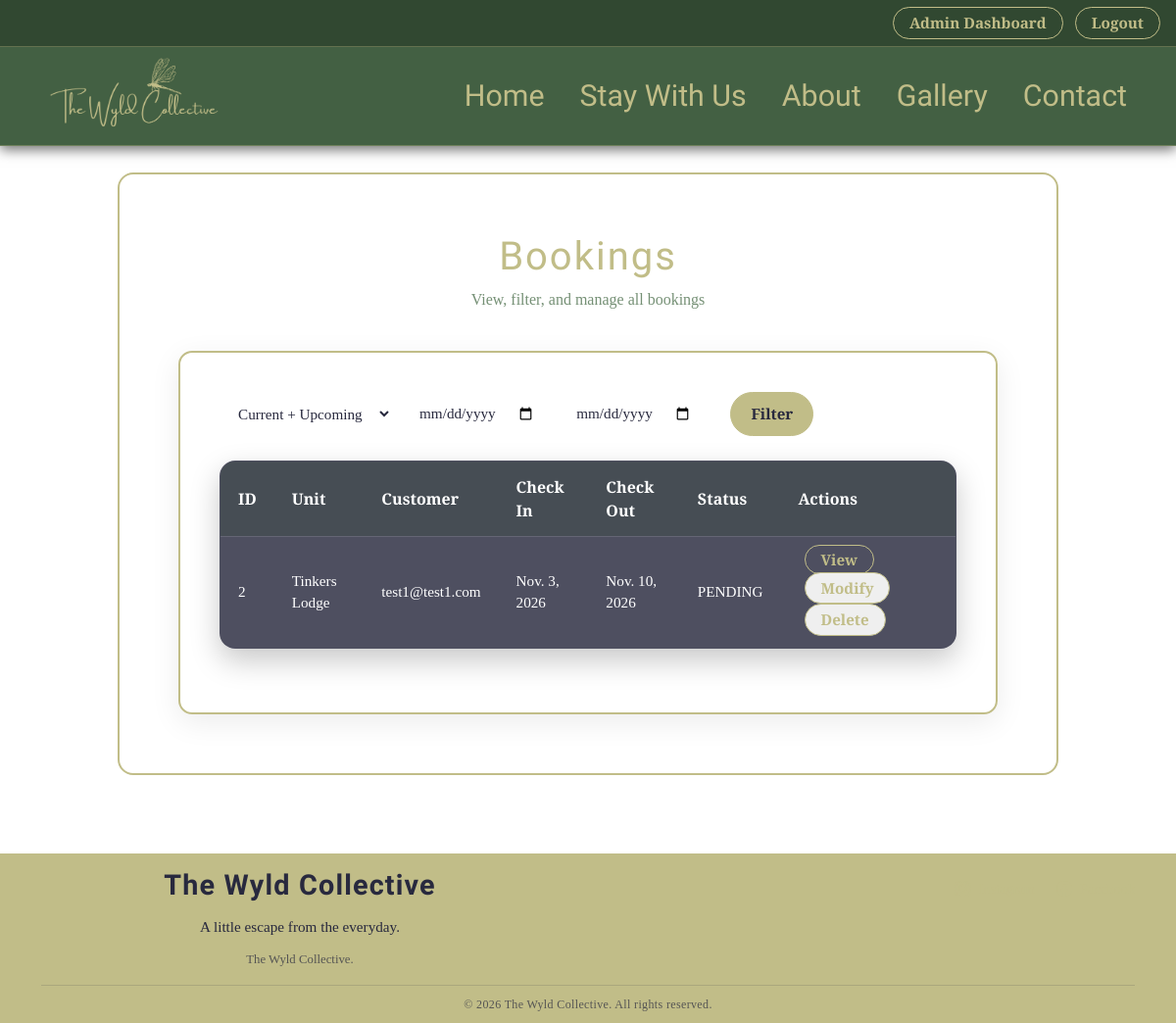
Page /adminpanel/bookings/ (signed in) on the committed database.
### bookings/models.py (models this page shows, shortened)
class Booking(models.Model):
    STATUS_CHOICES = [
        ("PENDING", "Pending"),
        ("CONFIRMED", "Confirmed"),
        ("CANCELLED", "Cancelled"),
        ("COMPLETED", "Completed"),
    ]
    customer = models.ForeignKey(User, on_delete=models.CASCADE)
    unit = models.ForeignKey(Unit, on_delete=models.CASCADE)
    check_in_date = models.DateField()
    check_out_date = models.DateField()
    adults = models.PositiveIntegerField(default=1)
    children = models.PositiveIntegerField(default=0)
    infants = models.PositiveIntegerField(default=0)
    dogs = models.PositiveIntegerField(default=0)
    dog_surcharge = models.DecimalField(max_digits=6, decimal_places=2, default=0)
    nightly_price = models.DecimalField(max_digits=7, decimal_places=2)
    total_nights = models.PositiveIntegerField()
    total_amount = models.DecimalField(max_digits=8, decimal_places=2)
    special_requests = models.TextField(blank=True)
    agreed_terms = models.BooleanField(default=False)
    status = models.CharField(max_length=20, choices=STATUS_CHOICES, default="PENDING")
    created_at = models.DateTimeField(auto_now_add=True)
    updated_at = models.DateTimeField(auto_now=True)

class Unit(models.Model):
    name = models.CharField(max_length=120)
    slug = models.SlugField(unique=True)
    short_description = models.CharField(max_length=300, blank=True)
    description = models.TextField(blank=True)
    main_image = models.ImageField(upload_to="unit_main/", blank=True, null=True)
    max_adults = models.PositiveIntegerField(default=2)
    max_children = models.PositiveIntegerField(default=2)
    price_per_night = models.DecimalField(max_digits=7, decimal_places=2)
    dog_surcharge = models.DecimalField(max_digits=6, decimal_places=2, default=0)
    dogs_allowed = models.BooleanField(default=False)
    active = models.BooleanField(default=True)

### adminpanel/views.py (the view)
# urls.py: path("bookings/", views.admin_booking_list, name="admin_booking_list"),
@login_required
def admin_booking_list(request):
    bookings = Booking.objects.all().order_by("-check_in_date")
    status_filter = request.GET.get("status")
    date_from = request.GET.get("from")
    date_to = request.GET.get("to")
    today = date.today()
    if status_filter == "past":
        bookings = bookings.filter(check_out_date__lt=today)
    elif status_filter == "current":
        bookings = bookings.filter(
            check_in_date__lte=today,
            check_out_date__gte=today
        )
    elif status_filter == "upcoming":
        bookings = bookings.filter(check_in_date__gt=today)
    if date_from:
        bookings = bookings.filter(check_in_date__gte=date_from)
    if date_to:
        bookings = bookings.filter(check_out_date__lte=date_to)
    return render(request, "admin/admin_booking_list.html", {"bookings": bookings})

### templates/admin/admin_booking_list.html (shortened to what this page needs)
{% extends "base.html" %}
{% block content %}
<div class="admin-dashboard-container">
    <div class="admin-card-wrapper">
        <h1 class="admin-dashboard-title">Bookings</h1>
        <p class="admin-dashboard-subtitle">View, filter, and manage all bookings</p>
        <div class="admin-dashboard-grid">
            <div class="admin-card" style="grid-column: 1 / -1;">
                <form method="GET" class="filter-form">
                    <select name="status">
                        <option value="">Current + Upcoming</option>
                    </select>
                    <input type="date" name="from">
                    <input type="date" name="to">
                    <button type="submit" class="crud-btn">Filter</button>
                </form>
                <table class="admin-table">
                    <thead>
                        <tr>
                            <th>ID</th>
                            <th>Unit</th>
                            <th>Customer</th>
                            <th>Check In</th>
                            <th>Check Out</th>
                            <th>Status</th>
                            <th>Actions</th>
                        </tr>
                    </thead>
                    <tbody>
                        {% for booking in bookings %}
                        <tr>
                            <td>{{ booking.id }}</td>
                            <td>{{ booking.unit.name }}</td>
                            <td>{{ booking.customer.username }}</td>
                            <td>{{ booking.check_in_date }}</td>
                            <td>{{ booking.check_out_date }}</td>
                            <td>{{ booking.status }}</td>
                            <td>
                                <a href="{% url 'admin_booking_detail' booking.id %}" class="crud-btn">
                                    View
                                </a>
                                <button onclick="openPasswordModal('modify_booking', {{ booking.id }})"
                                        class="crud-btn">
                                    Modify
                                </button>
                                <button onclick="openPasswordModal('delete_booking', {{ booking.id }})"
                                        class="crud-btn danger-btn">
                                    Delete
                                </button>
                            </td>
                        </tr>
                        {% endfor %}
                    </tbody>
                </table>
            </div>
        </div>
    </div>
</div>
{% endblock %}

### static/css/styles.css (style rules this page uses)
:root { --font-primary: "Island Moments", cursive; --font-secondary: "Cormorant Garamond", serif; --colour-primary: #436043; --colour-secondary: #759075; --colour-tertiary: #ffffff; --colour-accent: #c1bd88; --colour-blue: #28293e; --transition-fast: 0.25s ease; --transition-medium: 0.45s ease; --colour-accent-rgb: 49, 72, 49; }
body { font-family: var(--font-secondary); background: url("../images/page-bg.svg") center/cover no-repeat fixed; color: var(--colour-primary); overflow-x: hidden; }
h1 { font-family: var(--font-primary); letter-spacing: 2px; color: var(--colour-accent); text-align: center; }
p, li { font-family: var(--font-secondary); font-size: 1.1rem; text-align: center; color: var(--colour-tertiary); }
.crud-btn { color: var(--colour-accent); border: 1px solid var(--colour-accent); padding: 4px 16px; margin-left: 12px; border-radius: 50px; font-family: var(--font-secondary); font-size: 0.95rem; font-weight: 600; text-decoration: none; transition: var(--transition-fast); }
.admin-table { width: 100%; border-collapse: collapse; margin: 25px 0px; background: rgba(40, 41, 62, 0.82); border-radius: 16px; overflow: hidden; border: 1px solid rgba(255, 255, 255, 0.18); box-shadow: 0 12px 30px rgba(0, 0, 0, 0.22); }
.admin-table thead { background: rgba(var(--colour-accent-rgb), 0.25); }
.admin-table th { padding: 14px 18px; color: var(--colour-tertiary); font-family: var(--font-secondary); font-size: 1rem; font-weight: 600; text-align: left; }
.admin-table td { padding: 12px 18px; color: var(--colour-tertiary); font-family: var(--font-secondary); font-size: 0.95rem; border-top: 1px solid rgba(255, 255, 255, 0.12); }
.admin-table .crud-btn { margin: 0 6px; }
.filter-form { margin-bottom: 25px; display: flex; gap: 12px; flex-wrap: wrap; }
.filter-form select, .filter-form input[type="date"] { background: rgba(255, 255, 255, 0.94); border: 1px solid rgba(255, 255, 255, 0.35); border-radius: 10px; padding: 10px 14px; color: var(--colour-blue); font-family: var(--font-secondary); font-size: 0.95rem; }
.filter-form button { padding: 10px 20px; border-radius: 50px; background: var(--colour-accent); border: 1px solid var(--colour-accent); color: var(--colour-blue); font-weight: 600; transition: var(--transition-fast); }
.admin-dashboard-container { max-width: 100%; margin: 60px auto; padding: 20px; text-align: center; }
.admin-card-wrapper { width: 80vw; background: rgba(255, 255, 255, 0.85); border: 2px solid #C1BD88; border-radius: 16px; margin: 0 auto; padding: 10px 30px; }
.admin-dashboard-subtitle { font-size: 16px; color: #759075; margin-bottom: 40px; }
.admin-dashboard-grid { display: grid; grid-template-columns: repeat(auto-fit, minmax(260px, 1fr)); gap: 30px; }
.admin-card { background: rgba(255, 255, 255, 0.8); border: 2px solid #C1BD88; padding: 30px; border-radius: 14px; text-align: center; box-shadow: 0 8px 30px rgba(0,0,0,0.08); text-decoration: none; color: #314831; transition: transform 0.2s ease, box-shadow 0.2s ease; }
.admin-card { text-align: left; padding: 40px; }
.admin-card-wrapper { padding: 60px 60px; }

### rows in the picture
Booking: id "2", unit.name "Tinkers Lodge", customer.username "test1@test1.com", check_in_date "Nov. 3, 2026", check_out_date "Nov. 10, 2026", status "PENDING"
